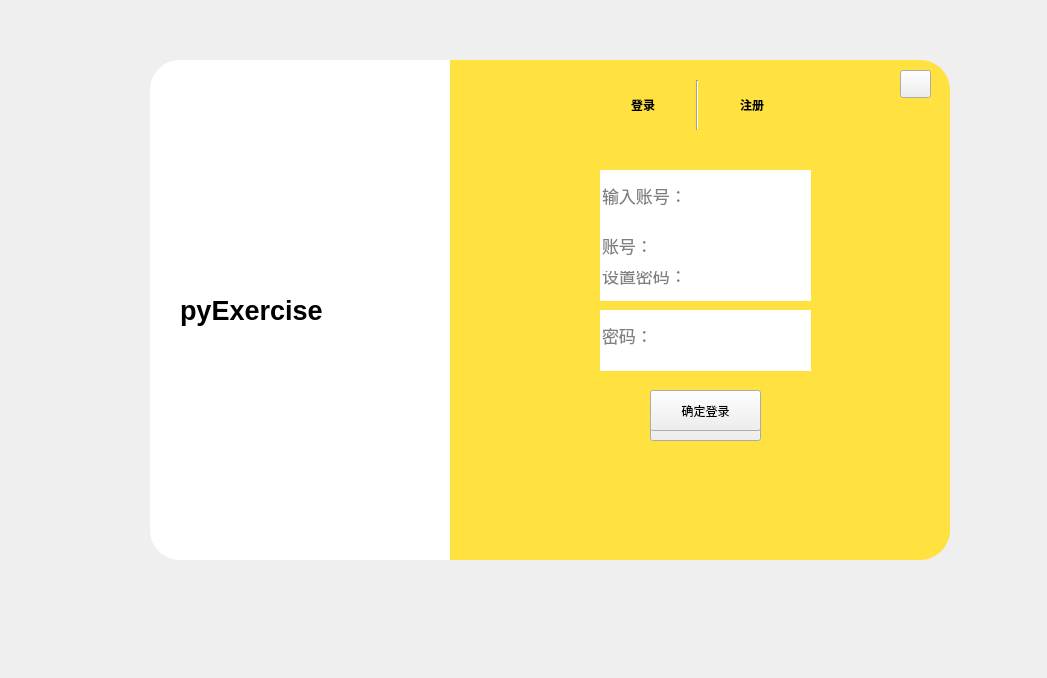
<?xml version="1.0" encoding="UTF-8"?>
<ui version="4.0">
 <class>Form</class>
 <widget class="QWidget" name="Form">
  <property name="geometry">
   <rect>
    <x>0</x>
    <y>0</y>
    <width>1047</width>
    <height>678</height>
   </rect>
  </property>
  <property name="windowTitle">
   <string>Form</string>
  </property>
  <widget class="QLabel" name="label_2">
   <property name="geometry">
    <rect>
     <x>450</x>
     <y>60</y>
     <width>500</width>
     <height>500</height>
    </rect>
   </property>
   <property name="styleSheet">
    <string notr="true">background-color: rgb(255, 226, 64);
border-top-right-radius:30px;
border-bottom-right-radius:30px;</string>
   </property>
   <property name="text">
    <string/>
   </property>
  </widget>
  <widget class="QWidget" name="widget" native="true">
   <property name="geometry">
    <rect>
     <x>590</x>
     <y>80</y>
     <width>215</width>
     <height>50</height>
    </rect>
   </property>
   <layout class="QHBoxLayout" name="horizontalLayout">
    <property name="spacing">
     <number>0</number>
    </property>
    <item>
     <widget class="QPushButton" name="pushButton">
      <property name="font">
       <font>
        <weight>75</weight>
        <bold>true</bold>
       </font>
      </property>
      <property name="styleSheet">
       <string notr="true">#pushButton{
   border:none
}</string>
      </property>
      <property name="text">
       <string>登录</string>
      </property>
     </widget>
    </item>
    <item>
     <widget class="Line" name="line">
      <property name="orientation">
       <enum>Qt::Vertical</enum>
      </property>
     </widget>
    </item>
    <item>
     <widget class="QPushButton" name="pushButton_2">
      <property name="font">
       <font>
        <weight>75</weight>
        <bold>true</bold>
       </font>
      </property>
      <property name="styleSheet">
       <string notr="true">#pushButton_2{
   border:none
}</string>
      </property>
      <property name="text">
       <string>注册</string>
      </property>
     </widget>
    </item>
   </layout>
  </widget>
  <widget class="QLabel" name="label">
   <property name="geometry">
    <rect>
     <x>150</x>
     <y>60</y>
     <width>300</width>
     <height>500</height>
    </rect>
   </property>
   <property name="styleSheet">
    <string notr="true">background-color: rgb(255, 255, 255);
border-top-left-radius:30px;
border-bottom-left-radius:30px;

</string>
   </property>
   <property name="text">
    <string/>
   </property>
  </widget>
  <widget class="QPushButton" name="pushButton_4">
   <property name="geometry">
    <rect>
     <x>900</x>
     <y>70</y>
     <width>31</width>
     <height>28</height>
    </rect>
   </property>
   <property name="styleSheet">
    <string notr="true"/>
   </property>
   <property name="text">
    <string/>
   </property>
   <property name="icon">
    <iconset resource="resources.qrc">
     <normaloff>:/icons/icon/close.png</normaloff>:/icons/icon/close.png</iconset>
   </property>
  </widget>
  <widget class="QWidget" name="widget_3" native="true">
   <property name="geometry">
    <rect>
     <x>510</x>
     <y>150</y>
     <width>401</width>
     <height>351</height>
    </rect>
   </property>
   <widget class="QLineEdit" name="lineEdit_3">
    <property name="geometry">
     <rect>
      <x>90</x>
      <y>20</y>
      <width>211</width>
      <height>51</height>
     </rect>
    </property>
    <property name="font">
     <font>
      <pointsize>13</pointsize>
     </font>
    </property>
    <property name="styleSheet">
     <string notr="true">border:none;
border_radius:8px；
</string>
    </property>
    <property name="placeholderText">
     <string>输入账号：</string>
    </property>
   </widget>
   <widget class="QLineEdit" name="lineEdit_4">
    <property name="geometry">
     <rect>
      <x>90</x>
      <y>100</y>
      <width>211</width>
      <height>51</height>
     </rect>
    </property>
    <property name="font">
     <font>
      <pointsize>13</pointsize>
     </font>
    </property>
    <property name="styleSheet">
     <string notr="true">border:none;
border_radius:8px；
</string>
    </property>
    <property name="echoMode">
     <enum>QLineEdit::Password</enum>
    </property>
    <property name="placeholderText">
     <string>设置密码：</string>
    </property>
   </widget>
   <widget class="QPushButton" name="pushButton_5">
    <property name="geometry">
     <rect>
      <x>140</x>
      <y>250</y>
      <width>111</width>
      <height>41</height>
     </rect>
    </property>
    <property name="styleSheet">
     <string notr="true"/>
    </property>
    <property name="text">
     <string>注册</string>
    </property>
   </widget>
   <widget class="QLineEdit" name="lineEdit_5">
    <property name="geometry">
     <rect>
      <x>90</x>
      <y>170</y>
      <width>211</width>
      <height>51</height>
     </rect>
    </property>
    <property name="font">
     <font>
      <pointsize>13</pointsize>
     </font>
    </property>
    <property name="styleSheet">
     <string notr="true">border:none;
border_radius:8px；
</string>
    </property>
    <property name="echoMode">
     <enum>QLineEdit::Password</enum>
    </property>
    <property name="placeholderText">
     <string>确认密码：</string>
    </property>
   </widget>
  </widget>
  <widget class="QWidget" name="widget_2" native="true">
   <property name="geometry">
    <rect>
     <x>510</x>
     <y>160</y>
     <width>401</width>
     <height>351</height>
    </rect>
   </property>
   <widget class="QLineEdit" name="lineEdit">
    <property name="geometry">
     <rect>
      <x>90</x>
      <y>60</y>
      <width>211</width>
      <height>51</height>
     </rect>
    </property>
    <property name="font">
     <font>
      <pointsize>13</pointsize>
     </font>
    </property>
    <property name="styleSheet">
     <string notr="true">border:none;
border_radius:8px；
</string>
    </property>
    <property name="placeholderText">
     <string>账号：</string>
    </property>
   </widget>
   <widget class="QLineEdit" name="lineEdit_2">
    <property name="geometry">
     <rect>
      <x>90</x>
      <y>150</y>
      <width>211</width>
      <height>51</height>
     </rect>
    </property>
    <property name="font">
     <font>
      <pointsize>13</pointsize>
     </font>
    </property>
    <property name="styleSheet">
     <string notr="true">border:none;
border_radius:8px；
</string>
    </property>
    <property name="echoMode">
     <enum>QLineEdit::Password</enum>
    </property>
    <property name="placeholderText">
     <string>密码：</string>
    </property>
   </widget>
   <widget class="QPushButton" name="pushButton_3">
    <property name="geometry">
     <rect>
      <x>140</x>
      <y>230</y>
      <width>111</width>
      <height>41</height>
     </rect>
    </property>
    <property name="styleSheet">
     <string notr="true"/>
    </property>
    <property name="text">
     <string>确定登录</string>
    </property>
   </widget>
  </widget>
  <widget class="QLabel" name="label_3">
   <property name="geometry">
    <rect>
     <x>230</x>
     <y>80</y>
     <width>201</width>
     <height>201</height>
    </rect>
   </property>
   <property name="styleSheet">
    <string notr="true">border-image: url(:/images/picture/pencil.png);</string>
   </property>
   <property name="text">
    <string/>
   </property>
  </widget>
  <widget class="QLabel" name="label_4">
   <property name="geometry">
    <rect>
     <x>180</x>
     <y>330</y>
     <width>211</width>
     <height>211</height>
    </rect>
   </property>
   <property name="styleSheet">
    <string notr="true">border-image: url(:/images/picture/书.png);</string>
   </property>
   <property name="text">
    <string/>
   </property>
  </widget>
  <widget class="QLabel" name="label_5">
   <property name="geometry">
    <rect>
     <x>180</x>
     <y>290</y>
     <width>231</width>
     <height>41</height>
    </rect>
   </property>
   <property name="font">
    <font>
     <pointsize>20</pointsize>
     <weight>75</weight>
     <bold>true</bold>
    </font>
   </property>
   <property name="text">
    <string>pyExercise</string>
   </property>
  </widget>
 </widget>
 <resources>
  <include location="resources.qrc"/>
 </resources>
 <connections>
  <connection>
   <sender>pushButton_4</sender>
   <signal>clicked()</signal>
   <receiver>Form</receiver>
   <slot>close()</slot>
   <hints>
    <hint type="sourcelabel">
     <x>914</x>
     <y>82</y>
    </hint>
    <hint type="destinationlabel">
     <x>1100</x>
     <y>47</y>
    </hint>
   </hints>
  </connection>
 </connections>
</ui>
